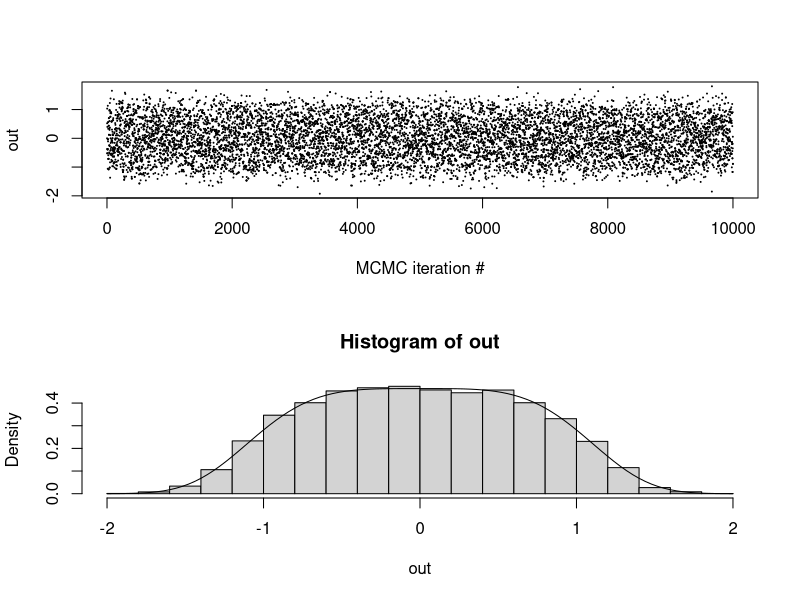
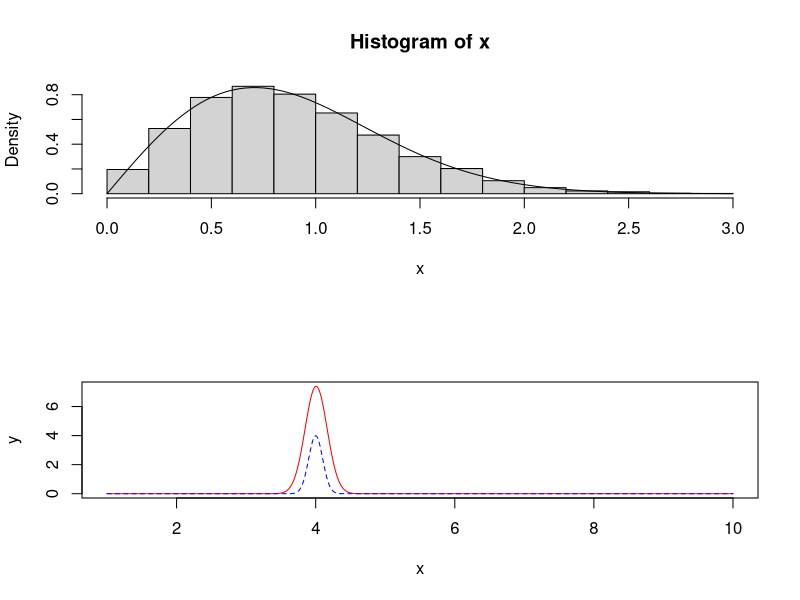
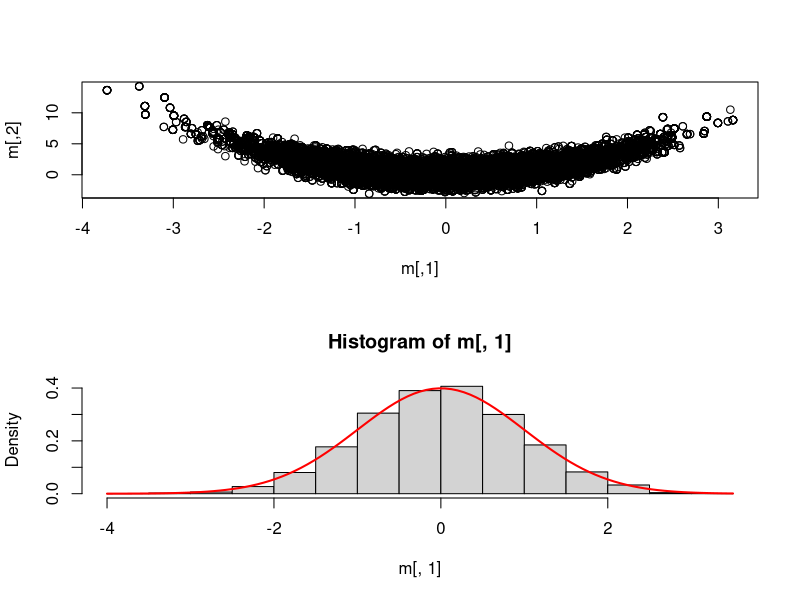
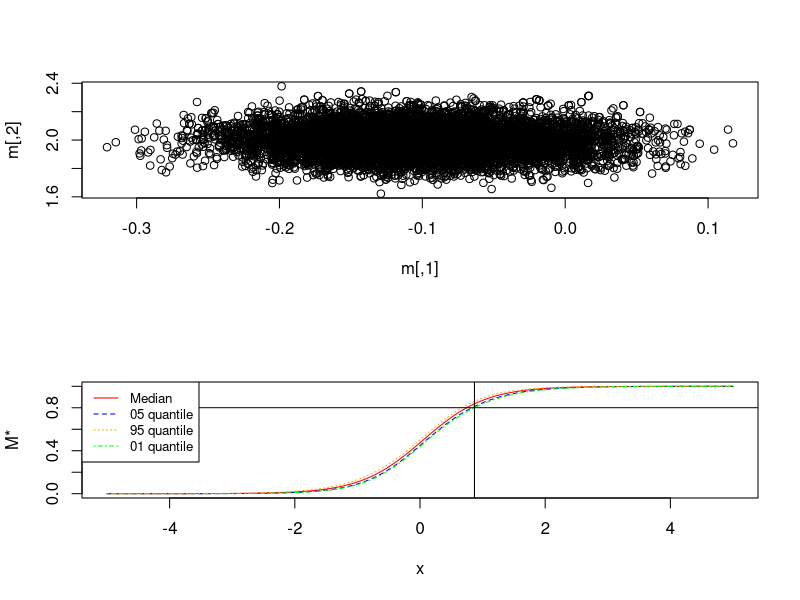
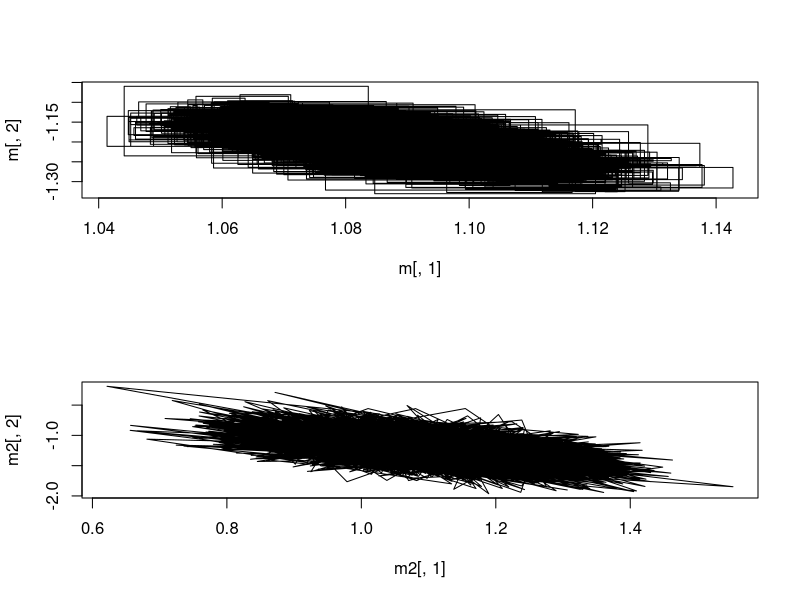
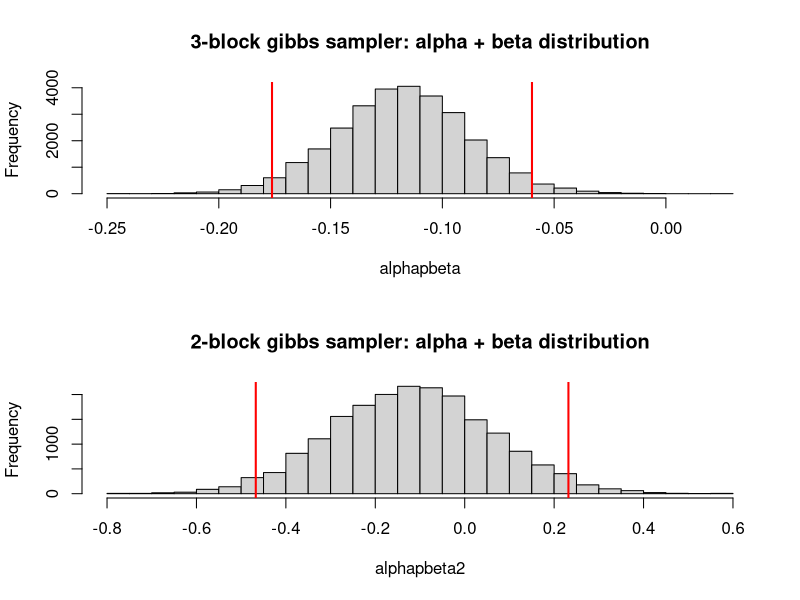

The R script that drew these images, in order:
## ---- chunk 1
rm(list = ls())
## ---- chunk 2
# general 1d independence metropolis hastings
oneD.IRWMH <- function(prob,
                       sigma=1.0,
                       theta1=0.0,
                       Nsamp=10000){
  res <- numeric(Nsamp)
  # allocate memory
  res[1] <- theta1
  # old importance weight
  wt.old <- prob(res[1])/dnorm(res[1], sd=sigma)
  Nacc <- 0
    for(i in 2:Nsamp){
      # proposal (note, independent of past)
      thetaStar <- rnorm(1, sd=sigma)
      # new importance weight
      wt.star <- prob(thetaStar)/dnorm(thetaStar, sd=sigma)
      # accept probability
      alpha <- min(1.0, wt.star/wt.old)
      # accept/reject
      if(runif(1) < alpha){
        res[i] <- thetaStar
        wt.old <- wt.star
        Nacc <- Nacc+1
      } else {
        res[i] <- res[i-1]
      }
    }
  return(res)
}

# pdf from mandatory pdf
pdf <- function(x) {
  return ((2^0.25*gamma(3/4)/pi) * exp(-x^4 / 2))
}


# sample n samples
n <- 10000
out <- oneD.IRWMH(pdf, theta1 = 0.0, sigma=1, Nsamp = n)

# plot 
par(mfrow=c(2,1))
plot(1:length(out),out,pch=20,cex=0.1,xlab="MCMC iteration #")
hist(out, probability = TRUE)
curve(pdf, add = TRUE, -2, 2)
## ---- chunk 3
# Use inverse sampling method to sample from
# p(x) = 2x exp(-x^2)
inverse_sampling <- function(Nsamples) {
  # Sample n samples from uniform distribution
  u <- runif(Nsamples)
  # Return X = F^-1(U)
  return(sqrt(-log(1-u)))
}

# PDF
pdf2 <- function(x) {
  return(2*x * exp(-x^2))
}

x <- inverse_sampling(10000)
hist(x, probability = TRUE)
curve(pdf2, 0, 3, add = TRUE)
## ---- chunk 4
g <- function(x) {
 exp(sqrt(x))*exp(-20*(x-4)^2)
}

f <- function(x) {
  dnorm(x, mean=4, sd=0.1)
}

x<-seq(1,10,0.01); y1=g(x); y2=f(x)
plot(x, y1, type="l", pch=19, col="red", xlab="x", ylab="y")
lines(x, y2, pch=18, col="blue", type="l", lty=2)
legend(1, 95, legend=c("Line 1", "Line 2"),
       col=c("red", "blue"), lty=1:2, cex=0.8)
## ---- chunk 5
importance <- function(Nsamp) {
  # Sample from f
  x <- rnorm(Nsamp, 4, 0.1)
  # calculate empirical mean
  return(mean((g(x)*(x>0))/(f(x))))
}

# Estimate of integral using importance sampling
importance(100000)
# Numerical integration
integrate(g, 0, Inf)$value
## ---- chunk 6
# Load the multivariate normal library 
library(mvtnorm)
library(coda)

# Target function from 
logg <- function(theta) {
  return(-theta[1]^2/2 - (theta[2] - theta[1]^2)^2 /2)
}

# 2D Random walk using log g
smile_shaped <- function(logg,
                         sigma=diag(2),
                         theta=c(0.0, 0.0),
                         Nsamp=100000){
  
  # Reserve 2xNsamp matrix with zeros
  res <- matrix(0, Nsamp, 2)
  
  # Set initial conditions
  res[1,] <- theta
  
  # Calculate old log-probability
  logold <- logg(theta)
  
  # accept counter
  Nacc <- 0
  
  # Iterate no of samples.
  for(i in 2:Nsamp){
    # Proposal step
    new <- res[i-1,] + rmvnorm(1, theta, sigma)
    # Log-p of proposal step
    lognew <- logg(new)
    # Evaluate step
    logfrac <- exp(min(0.0,lognew-logold))
    # Accept or reject new step
    if(runif(1)<logfrac && is.finite(logfrac)){
      # accept
      res[i,] <- new
      logold <- lognew
      Nacc <- Nacc+1
    } else {
      # reject
      res[i,] <- res[i-1,]
    }
  }
  print(paste("Accept prob: ", Nacc/Nsamp))
  return(res[5000:Nsamp,])
}

# Covariance matrix
sigma <- matrix(c(4.5, 0, 0, 4.5), nrow=2, ncol=2)
m <- smile_shaped(logg=logg, sigma=sigma, c(0.0, 0.0), 50000)
## ---- chunk 7
# Plot multivariate distribution
plot(m)
## ---- chunk 8
# Plot marginal of theta1 and compare with standard normal
hist(m[,1], probability=TRUE)
curve(dnorm(x, mean=0, sd=1), 
      col="red", lwd=2, add=TRUE, yaxt="n")
## ---- chunk 9
ESS <- function(x) {
  coda::effectiveSize(x)
}

ESS(m[,1])
ESS(m[,2])
## ---- chunk 10
# Load the data set
df <- data.frame(read.table("logistic_regression_data.txt"))
x <- df$x
y <- df$y

# function returning a log-posterior kernel for theta
logistic.lp <- function(theta) {
  alpha <- theta[1]
  beta <- theta[2]
  # log-likelihood
  Eeta <- exp(alpha + beta*x)
  p <- Eeta/(1.0 + Eeta)
  log.like <- sum(dbinom(y, size=1, prob = p, log=TRUE))
  
  # priors
  log.prior <- dnorm(alpha, sd=10, log=TRUE) + dnorm(beta, sd=10, log=TRUE)
  
  # log-posterior kernel
  return(log.like+log.prior)
}
## ---- chunk 11
# Independent sampler
IndepMH <- function(lprob, theta=c(0, 0), sigma=diag(2), Nsamp=1000, S=1){
  # Allocate space
  res <- matrix(0, Nsamp, 2)
  # Set initial values
  res[1,] <- theta
  # Old importance
  pold <- lprob(theta) - dmvnorm(theta, mean=theta ,sigma=sigma, log=TRUE)
  # No of accept
  Nacc <- 0
  for (i in 2:Nsamp){
    # Sample theta from multivariate normal with scaled sigma
    new <- rmvnorm(1, theta, S*sigma)
    # Importance of new theta
    pnew <- lprob(new) - dmvnorm(new, mean=theta, sigma=sigma, log=TRUE)
    frac <- exp(min(0.0, pnew-pold))
    if(runif(1)<frac && is.finite(frac)){
      # Accept
      res[i,] <- new
      pold <- pnew
      Nacc <- Nacc+1
    } else {
      # Reject
      res[i,] <- res[(i-1),]
    }
  }
  print(paste0("accept rate : ",Nacc/Nsamp))
  return(res[1000:Nsamp,])
}

sigma <- matrix(c(0.00653,-0.00058,-0.00058,0.01689),2,2)

m <- IndepMH(logistic.lp, c(-0.102, 1.993), sigma, 10000, 0.6)
plot(m)
## ---- chunk 12
ESS(m[,1])
ESS(m[,2])
## ---- chunk 13
# Plotdist is function for calculating values for plotting
plotdist <- function (x) {
  # Calculate m(x*)
  mstar <- exp(m[,1] + m[,2]*x) / (1 + exp(m[,1] + m[,2]*x))
  # calulcate median given x*
  med <- median(mstar)
  # Caltulate quantiles given x*
  quant05 <- quantile(mstar, 0.05)
  quant95 <- quantile(mstar, 0.95)
  quant01 <- quantile(mstar, 0.01)
  # return vector of calculations
  return(c(med, quant05, quant95, quant01))
}

# sequence of x* values
x <- seq(-5, 5, 0.01)
# plot 
plotmat <- matrix(0, length(x), 4)
# set index
i <- 0
# Loop through all x* values in sequence
for (val in x) {
  # increment index for each value in xÆ
  i <- i+1
  plotmat[i,] <- plotdist(val)
}

# First value larger than 0.8 (for plotting horizontal)
horizontal <- plotmat[, 4][plotmat[, 4] > 0.8][1]

# First x-value of m-value with 99% probability of being larger than 0.8
vertical <- x[Position(function(x) x > 0.8, plotmat[, 4])]

# Plot all medians and quantiles conditional on x*
plot(x, plotmat[, 1], type="l", col="red", ylab="M*")
lines(x, plotmat[, 2], type="l", col="blue", lty=2)
lines(x, plotmat[, 3], type="l", col="orange", lty=3)
lines(x, plotmat[, 4], type="l", col="green", lty=4)
# Add vertical line for x values
abline(v = vertical, col="black")
# add horizontal line for m values
abline(h = horizontal, col="black")
legend("topleft", legend=c("Median", "05 quantile", "95 quantile", "01 quantile"),
       col=c("red", "blue", "orange", "green"), lty=1:4, cex=0.8)

# X* where P(M(X*) > 0.8) = 0.99 
print(vertical)
## ---- chunk 14
# Load regression data
df <- data.frame(read.table(file="linear_regression_data.txt"))
x <- df$x
y <- df$y
## ---- chunk 15
gibbs <- function(x, y, theta=c(1.0, -1.2, 1.0), Nsamp=10000) {
  # Result matrix (State stored thrice each iteration)
  res <- matrix(0.0, 3*Nsamp+1, 3)
  # Set state 1 to initial values
  res[1, ] <- theta
  # Set gamma shape parameter
  gammashape <- length(x)/2 + 1
  # Set counter
  k <- 2
  # Iterate...
  for(i in 1:Nsamp){
    
      # Block 1. Alpha
      balpha <- -theta[3]*sum(theta[2]*x - y)
      calpha <- -theta[3]*length(y)*0.5 - 1/200
      theta[1] <- rnorm(1, -balpha/(2*calpha), -1/(2*calpha))
      # store state
      res[k, ] <- theta
      k <- k+1
      
      # Block 2. Beta
      bbeta <- -theta[3]*(sum(x*theta[1]) - sum(x*y))
      cbeta <- -theta[3]*0.5*sum(x^2) - 1/200
      theta[2] <- rnorm(1, -bbeta/(2*cbeta), -1/(2*cbeta))
      # store state
      res[k, ] <- theta
      k <- k+1
      
       # Block 3. Tau
      gammascale <- 1/(0.5*sum((y - theta[1] - theta[2]*x)^2))
      theta[3] <- rgamma(1, gammashape, scale = gammascale)
      # store state
      res[k, ] <- theta
      k <- k+1
  }
  # Return results minus burn in
  return(res[500:k-1,])
}

# Get samples to matrix
m <- gibbs(x, y)
# Calculate column means
colMeans(m)
# Compre with one simple linear regression
lm(y~x, data=df)
## ---- chunk 16
# Traceplot alpha vs beta
plot(m[,1], m[,2], type="l")
## ---- chunk 17
ESS(m[,1])
ESS(m[,2])
ESS(m[,3])
## ---- chunk 18
gibbs_multi <- function(x, y, theta=c(1.0, -1.2, 1.0), Nsamp=10000) {
  # Result matrix (State stored thrice each iteration)
  res <- matrix(0.0, 2*Nsamp+1, 3)
  # Set state 1 to initial values
  res[1, ] <- theta
  # Set gamma shape parameter
  gammashape <- length(x)/2 + 1
  # Set counter
  k <- 2
  
  # Calculations that can be done once for improvment of performance
  # Sum of x
  sumx <- sum(x)
  # Sum of x^2
  sumx2 <- sum(x^2)
  # Sum of y
  sumy <- sum(y)
  # Sum of xy
  sumyx <- sum(x*y)
  # No of datapoints
  n <- length(x)
  
  # Iterate...
  for(i in 1:Nsamp){
    
    # Block 1. [alpha, beta]
    # C from assignment description
    c <- matrix(c(-n*theta[3] - 0.01, -theta[3]*sumx,
                  -theta[3]*sumx, -theta[3]*sumx2 - 0.01), nrow=2, ncol=2)
    # b from assignment description
    b <- c(theta[3]*sumy, theta[3]*sumyx)
    
    theta[1:2] <- rmvnorm(1, -solve(c)%*%b, -solve(c))
    res[k, ] <- theta
    k <- k+1
    
     # Block 2. Tau
    gammascale <- 1/(0.5*sum((y - theta[1] - theta[2]*x)^2))
    theta[3] <- rgamma(1, gammashape, scale = gammascale)
    # store state
    res[k, ] <- theta
    k <- k+1
  }
  # Return results minus burn in
  return(res[500:k-1,])
}

m2 <- gibbs_multi(x, y)
colMeans(m2)
plot(m2[,1], m2[,2], type = "l")
## ---- chunk 19
ESS(m2[,1])
ESS(m2[,2])
ESS(m2[,3])
## ---- chunk 20
alphapbeta <- m[,1] + m[,2]
hist(alphapbeta, breaks=25, 
     main = "3-block gibbs sampler: alpha + beta distribution")
abline(v = quantile(alphapbeta, 0.975), col="red", lwd="2")
abline(v = quantile(alphapbeta, 1-0.975), col="red", lwd="2")
## ---- chunk 21
alphapbeta2 <- m2[,1] + m2[,2]
hist(alphapbeta2, breaks=25,
     main = "2-block gibbs sampler: alpha + beta distribution")
abline(v = quantile(alphapbeta2, 0.975), col="red", lwd="2")
abline(v = quantile(alphapbeta2, 1-0.975), col="red", lwd="2")
